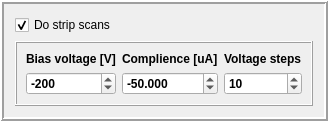
    <widget class="QFrame" name="generalstripsettings">
     <property name="maximumSize">
      <size>
       <width>16777215</width>
       <height>300</height>
      </size>
     </property>
     <property name="autoFillBackground">
      <bool>false</bool>
     </property>
     <property name="styleSheet">
      <string notr="true"/>
     </property>
     <property name="frameShape">
      <enum>QFrame::Box</enum>
     </property>
     <property name="frameShadow">
      <enum>QFrame::Raised</enum>
     </property>
     <property name="lineWidth">
      <number>2</number>
     </property>
     <layout class="QVBoxLayout" name="verticalLayout_4">
      <item>
       <widget class="QCheckBox" name="dostripscans_checkBox">
        <property name="text">
         <string>Do strip scans</string>
        </property>
        <property name="checked">
         <bool>true</bool>
        </property>
       </widget>
      </item>
      <item>
       <widget class="QFrame" name="generalstripscan_label">
        <property name="maximumSize">
         <size>
          <width>16777215</width>
          <height>80</height>
         </size>
        </property>
        <property name="font">
         <font>
          <weight>75</weight>
          <bold>true</bold>
          <underline>false</underline>
         </font>
        </property>
        <property name="autoFillBackground">
         <bool>false</bool>
        </property>
        <property name="styleSheet">
         <string notr="true"/>
        </property>
        <property name="frameShape">
         <enum>QFrame::Box</enum>
        </property>
        <property name="frameShadow">
         <enum>QFrame::Raised</enum>
        </property>
        <layout class="QGridLayout" name="gridLayout_5">
         <item row="1" column="0">
          <widget class="QLabel" name="max_voltage_label_strip">
           <property name="text">
            <string>Bias voltage [V]</string>
           </property>
          </widget>
         </item>
         <item row="2" column="2">
          <widget class="QDoubleSpinBox" name="voltage_steps_strip">
           <property name="buttonSymbols">
            <enum>QAbstractSpinBox::UpDownArrows</enum>
           </property>
           <property name="decimals">
            <number>0</number>
           </property>
           <property name="maximum">
            <double>1000.000000000000000</double>
           </property>
           <property name="value">
            <double>10.000000000000000</double>
           </property>
          </widget>
         </item>
         <item row="2" column="0">
          <widget class="QDoubleSpinBox" name="max_voltage_strip">
           <property name="decimals">
            <number>0</number>
           </property>
           <property name="minimum">
            <double>-1000.000000000000000</double>
           </property>
           <property name="maximum">
            <double>0.000000000000000</double>
           </property>
           <property name="singleStep">
            <double>10.000000000000000</double>
           </property>
           <property name="value">
            <double>-200.000000000000000</double>
           </property>
          </widget>
         </item>
         <item row="1" column="2">
          <widget class="QLabel" name="voltages_steps_label_strip">
           <property name="text">
            <string>Voltage steps</string>
           </property>
          </widget>
         </item>
         <item row="2" column="1">
          <widget class="QDoubleSpinBox" name="complience_strip">
           <property name="decimals">
            <number>3</number>
           </property>
           <property name="minimum">
            <double>-1000.000000000000000</double>
           </property>
           <property name="maximum">
            <double>0.000000000000000</double>
           </property>
           <property name="singleStep">
            <double>0.100000000000000</double>
           </property>
           <property name="value">
            <double>-50.000000000000000</double>
           </property>
          </widget>
         </item>
         <item row="1" column="1">
          <widget class="QLabel" name="complience_label_strip">
           <property name="text">
            <string>Complience [uA]</string>
           </property>
          </widget>
         </item>
        </layout>
       </widget>
      </item>
     </layout>
    </widget>
